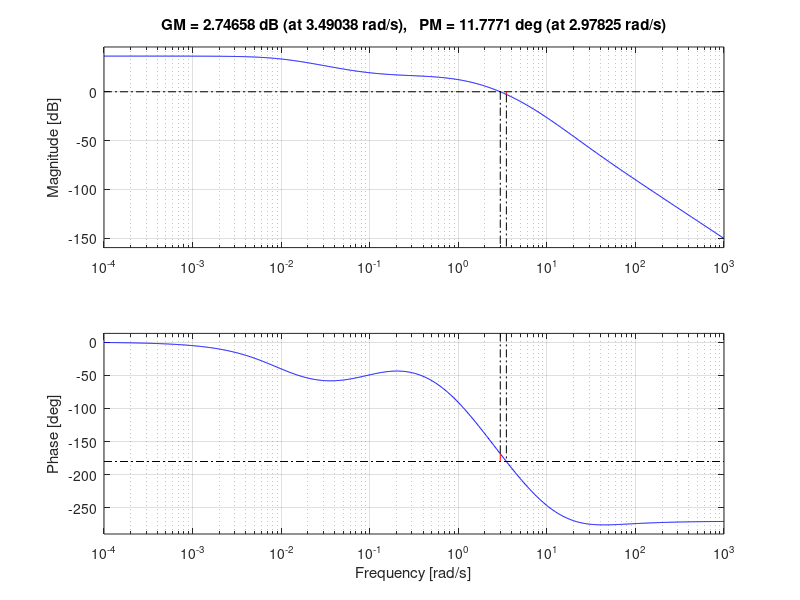

MATLAB code to generate this figure: (Note: this script raises an error after producing the figure.)
num = [100 4500 45000];
den = [1 38 457 2120 3700 2000];
G = tf(num, den);

z = zero(G);    % sıfırlar
p = pole(G);    % kutuplar
margin(G);      % Bode + margin
% G(s) tanımlıysa:
K = 0.3;                     % örnek başlama değeri
GK = K * G;                  % G_K(s) = K * G(s)
margin(GK);                  % GM ≈ 10 dB olana kadar ayarla
[GM, PM_deg, Wcg, ~] = margin(K * G);
PM_rad = deg2rad(PM_deg);   % derece → radyan çevir

Tmax = PM_rad / Wcg;

fprintf('Maksimum zaman gecikmesi: %.4f saniye\n', Tmax);
G0 = dcgain(K * G);  % s = 0 kazancı
ess = 1 / (1 + G0);  % step için steady-state error

fprintf('Low-frequency kazanç: %.3f\n', G0);
fprintf('Steady-state error: %.4f\n', ess);
G0 = dcgain(K * G);  % s = 0 kazancı
ess = 1 / (1 + G0);  % step için steady-state error

fprintf('Low-frequency kazanç: %.3f\n', G0);
fprintf('Steady-state error: %.4f\n', ess);
s = tf('s');
Lag = (s + 0.1) / (s + 0.01);

G_new = K * Lag * G;
margin(G_new);  % Yeni margin'leri gör
% Açık çevrim sistem (OL)
OL = K * Lead * Lag * G;

% Kapalı çevrim sistem
CL = feedback(OL, 1);

% Step cevabı
step(CL)
title('Kapalı Çevrim Step Cevabı')

% Steady-state error
ess = abs(1 - dcgain(CL));
fprintf('Steady-state error: %.4f\n', ess);

